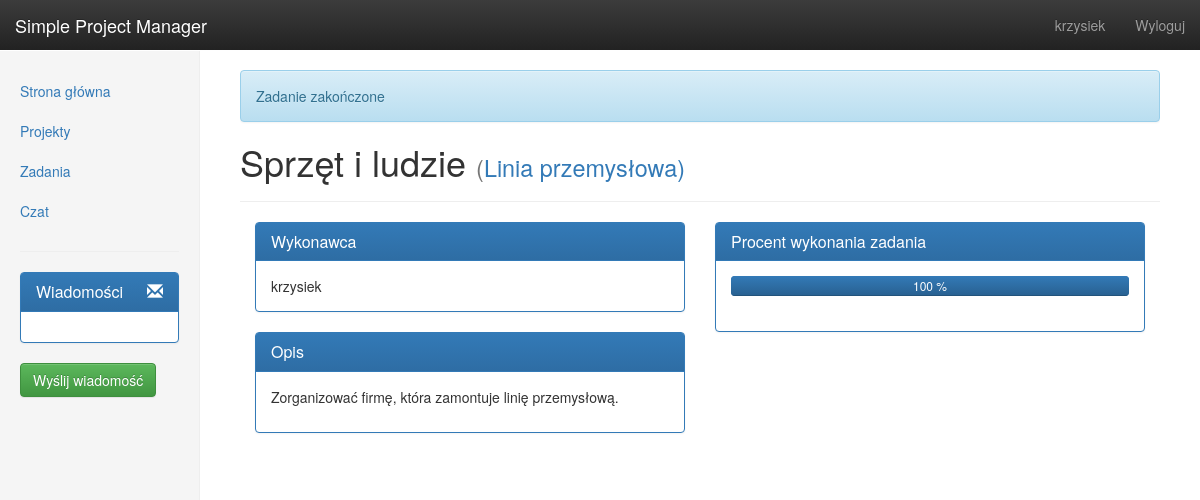
The page /zadanie/przegladaj/26/ (signed in) on the database its author committed.
### proman/models.py (models this page shows, shortened)
class Task(models.Model):
    project = models.ForeignKey(Project, on_delete=models.CASCADE, verbose_name="nazwa projektu")
    name = models.CharField(max_length=80, verbose_name="nazwa zadania", default="zadanie")
    description = models.TextField(verbose_name="treść")
    contractor = models.ForeignKey(User, verbose_name="wykonawca", db_column='member')
    weight = models.IntegerField(default=0, validators=[MinValueValidator(0), MaxValueValidator(100)],
                               verbose_name="waga zadania")
    complete_proc = models.IntegerField(default=0, validators=[MinValueValidator(0), MaxValueValidator(100)],
                                        verbose_name="procent wykonania zadania")
    create_date = models.DateField(verbose_name="Data utworzenia", default=timezone.now)
    class Meta:
        verbose_name_plural = "zadania"
        verbose_name = "zadanie"

class Project(models.Model):
    name = models.CharField(max_length=80, verbose_name="nazwa projektu")
    owner = models.ForeignKey(User, on_delete=models.CASCADE, verbose_name="Właściciel")
    startdate = models.DateField(verbose_name="Data rozpoczęcia")  # auto_now_add=True
    enddate = models.DateField(verbose_name="Data zakończenia")
    passforjoin = models.CharField(max_length=80)
    complete_proc = models.IntegerField(default=0, validators=[MinValueValidator(0), MaxValueValidator(100)],
                                        verbose_name="procent wykonania projektu")
    def __str__(self):
        return self.name
    class Meta:
        verbose_name_plural = "projekty"
        ordering = ['enddate']

### proman/views.py (the view)
# urls.py: url(r'^zadanie/przegladaj/(?P<task_id>[0-9]+)/$', views.task_show, name="task_show"),
@login_required(login_url='/login/')
def task_show(request, task_id):
    task = Task.objects.get(id=task_id)
    if request.method == 'POST':
        form = TaskCompleteProcentForm(request.POST)
        if form.is_valid():
            num = form.cleaned_data['task_progress']
            task.complete_proc = int(num)
            task.save()
            task.project.refresh_complete_proc(task.project.task_set.all())
    else:
        form = TaskCompleteProcentForm()
    data = {
            'task': task,
            'form': form
    }
    return render(request, 'proman/task_show.html', data)

### proman/context_processors.py (called while the page is built)
def messages(request):
    user = request.user
    if not user.is_authenticated:  # login_app try to load this context proccesor. Dont know why..
        msgs = ""
    else:
        msgs = Inbox.get_unread_messages(user).order_by('-sent_at')[:4]  # take 4 last messages
    return {'msgs': msgs}

### proman/templates/proman/task_show.html (shortened to what this page needs)
{% extends 'proman/base.html' %}
{% block projects %}
    {% if task.complete_proc == 100 %}
        <div class="alert alert-info">
            Zadanie zakończone
        </div>
    {% endif %}
    <div class="page-header"><h1>{{ task.name }}
        <small>(<a href="{% url 'proman:project_show' task.project.id %}">{{ task.project }})</a></small></h1></div>
    <div class="col-md-6">
        <div class="panel panel-primary">
            <div class="panel-heading"><h3 class="panel-title">Wykonawca</h3></div>
                <div class="panel-body">
                    {{ task.contractor }}
                </div>
        </div>
        <div class="panel panel-primary">
            <div class="panel-heading"><h3 class="panel-title">Opis</h3></div>
                <div class="panel-body">
                    {{ task.description|linebreaks }}
                </div>
        </div>
    </div>
    <div class="col-md-6">
        <div class="panel panel-primary">
            <div class="panel-heading"><h3 class="panel-title">Procent wykonania zadania</h3></div>
                <div class="panel-body">
                    <div class="progress">
                        <div class="progress-bar" role="progressbar" aria-valuenow="{{ task.complete_proc }}" aria-valuemin="0" aria-valuemax="100" style="width: {{ task.complete_proc }}%">
                            {{ task.complete_proc }} %
                        </div>
                    </div>
                </div>
        </div>
    </div>
{% endblock %}

### proman/templates/proman/base.html (shortened to what this page needs)
<!DOCTYPE html>
<html lang="pl-PL">
<head>
    <link rel="stylesheet" href="https://maxcdn.bootstrapcdn.com/bootstrap/3.3.7/css/bootstrap.min.css">
    <link rel="stylesheet" href="https://maxcdn.bootstrapcdn.com/bootstrap/3.3.7/css/bootstrap-theme.min.css">
    {% load static %}
    <link href="{% static 'proman/css/dashboard.css' %}" rel="stylesheet">
</head>
<body>
    <nav class="navbar navbar-inverse navbar-fixed-top">
        <div class="container-fluid">
            <div class="navbar-header">
                <a class="navbar-brand" href="#">Simple Project Manager</a>
            </div>
            <div id="navbar" class="navbar-collapse collapse">
              <ul class="nav navbar-nav navbar-right">
                <li><a href="{% url 'proman:user_profile' request.user.id %}">
                    {{ request.user }}
                </a></li>
                <li><a href="/login/logout/">Wyloguj</a></li>
              </ul>
            </div>
        </div>
    </nav>
    <div class="container-fluid">
          <div class="row">
              <div class="col-sm-3 col-md-2 sidebar">
                  <ul class="nav nav-sidebar">
                        {% if request.get_full_path == "/" %}<li class="active">{% else %}<li>{% endif %}
                            <a href="{% url 'proman:index' %}">Strona główna<span class="sr-only">(current)</span></a></li>
                        {% if request.get_full_path == "/projekty/" %}<li class="active">{% else %}<li>{% endif %}
                            <a href="{% url 'proman:projects' %}">Projekty</a></li>
                        {% if request.get_full_path == "/zadania/" %}<li class="active">{% else %}<li>{% endif %}
                            <a href="{% url 'proman:tasks' %}">Zadania</a></li>
                        {% if request.get_full_path == "/czat/" %}<li class="active">{% else %}<li>{% endif %}
                            <a href="{% url 'shoutbox:index' %}">Czat</a></li>
                  </ul>
              <hr>
              <div class="panel panel-primary">
                  <div class="panel-heading">
                      <h3 class="panel-title">
                          <a href="{% url 'proman:message_show' %}">
                            Wiadomości  <span class="glyphicon glyphicon-envelope" style="float: right" aria-hidden="true"></span>
                          </a>
                      </h3>
                  </div>
                  <div class="panel-body">
                  </div>
              </div>
                  <a class="btn btn-success" href="{% url 'proman:message_send' %}">Wyślij wiadomość</a>
              </div>
              <div class="col-sm-9 col-sm-offset-3 col-md-10 col-md-offset-2 main">
                  <div class="table-responsive">
                        {% block projects %}
                        {% endblock %}
                  </div>
              </div>
          </div>
    </div>
</body>
</html>

### proman/static/proman/css/dashboard.css (style rules this page uses)
body { padding-top: 50px; }
.navbar-fixed-top { border: 0; }
.sidebar { display: none; }
@media (min-width: 768px) { .sidebar { position: fixed; top: 51px; bottom: 0; left: 0; z-index: 1000; display: block; padding: 20px; overflow-x: hidden; overflow-y: auto; background-color: #f5f5f5; border-right: 1px solid #eee; } }
.nav-sidebar { margin-right: -21px; margin-bottom: 20px; margin-left: -20px; }
.nav-sidebar > li > a { padding-right: 20px; padding-left: 20px; }
.main { padding: 20px; }
@media (min-width: 768px) { .main { padding-right: 40px; padding-left: 40px; } }
.main .page-header { margin-top: 0; }

### rows shown on the page
Task: name "Sprzęt i ludzie", project "Linia przemysłowa", contractor "krzysiek", description "Zorganizować firmę, która zamontuje linię przemysłową.", complete_proc "100"

### other values the page prints
{{ request.user }} "krzysiek"
